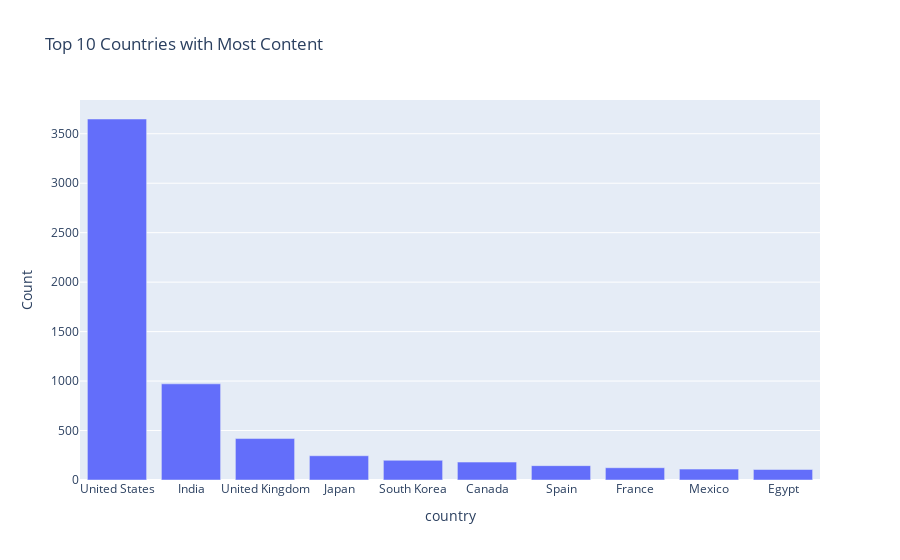

Notebook cell for this chart:
### Markdown cell above
###  What are the top 10 countries with the most content available?

### Code cell
top_countries = df['country'].value_counts().head(10)
fig = px.bar(top_countries, x=top_countries.index, y=top_countries.values,
             labels={'x': 'Country', 'y': 'Count'}, title='Top 10 Countries with Most Content')
fig.show()

### Figure 1 — Plotly figure (JSON) as saved in the notebook; plotly's stock layout.template omitted (floating-point values rounded to 4 significant figures)
{"data": [{"alignmentgroup": "True", "hovertemplate": "country=%{x}<br>Count=%{y}<extra></extra>", "legendgroup": "", "marker": {"color": "#636efa", "pattern": {"shape": ""}}, "name": "", "offsetgroup": "", "orientation": "v", "showlegend": false, "textposition": "auto", "type": "bar", "x": ["United States", "India", "United Kingdom", "Japan", "South Korea", "Canada", "Spain", "France", "Mexico", "Egypt"], "xaxis": "x", "y": [3649, 972, 419, 245, 199, 181, 145, 124, 110, 106], "yaxis": "y"}], "layout": {"autosize": true, "barmode": "relative", "legend": {"tracegroupgap": 0}, "title": {"text": "Top 10 Countries with Most Content"}, "xaxis": {"anchor": "y", "autorange": true, "domain": [0, 1], "range": [-0.5, 9.5], "title": {"text": "country"}, "type": "category"}, "yaxis": {"anchor": "x", "autorange": true, "domain": [0, 1], "range": [0, 3841.0], "title": {"text": "Count"}, "type": "linear"}}}
